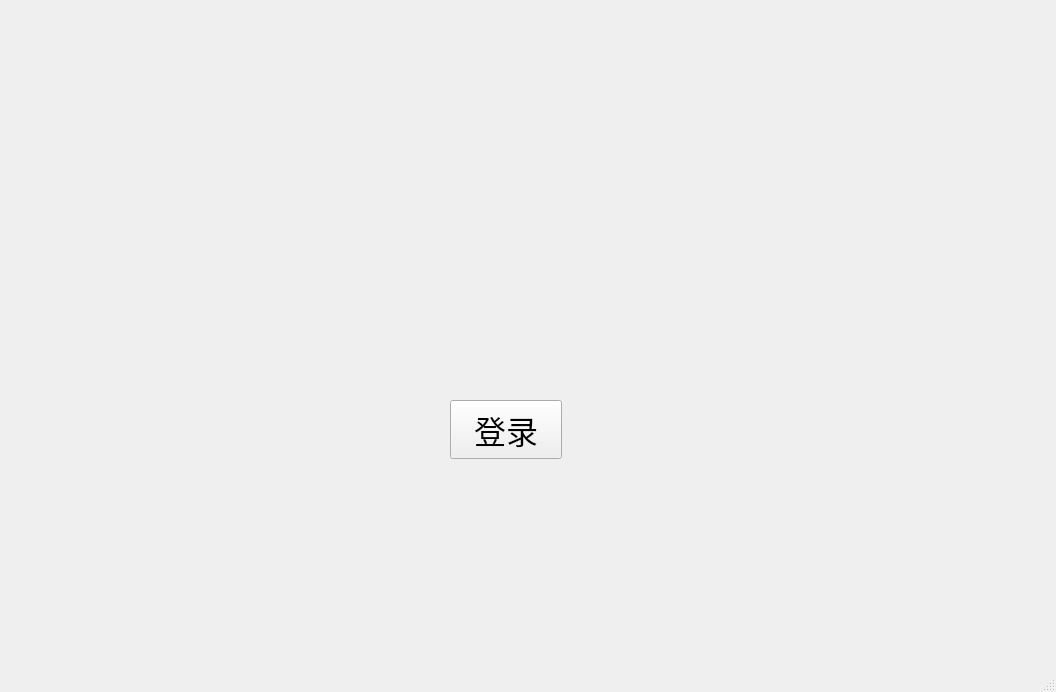
<?xml version="1.0" encoding="UTF-8"?>
<ui version="4.0">
 <class>MainWindow</class>
 <widget class="QMainWindow" name="MainWindow">
  <property name="geometry">
   <rect>
    <x>0</x>
    <y>0</y>
    <width>1056</width>
    <height>692</height>
   </rect>
  </property>
  <property name="font">
   <font>
    <family>等线</family>
   </font>
  </property>
  <property name="windowTitle">
   <string>MainWindow</string>
  </property>
  <widget class="QWidget" name="centralwidget">
   <widget class="QPushButton" name="pushButton">
    <property name="geometry">
     <rect>
      <x>450</x>
      <y>400</y>
      <width>112</width>
      <height>59</height>
     </rect>
    </property>
    <property name="sizePolicy">
     <sizepolicy hsizetype="Fixed" vsizetype="Fixed">
      <horstretch>0</horstretch>
      <verstretch>0</verstretch>
     </sizepolicy>
    </property>
    <property name="font">
     <font>
      <family>楷体</family>
      <pointsize>24</pointsize>
     </font>
    </property>
    <property name="text">
     <string>登录</string>
    </property>
   </widget>
  </widget>
  <widget class="QMenuBar" name="menubar">
   <property name="geometry">
    <rect>
     <x>0</x>
     <y>0</y>
     <width>1056</width>
     <height>25</height>
    </rect>
   </property>
  </widget>
  <widget class="QStatusBar" name="statusbar"/>
 </widget>
 <resources/>
 <connections/>
</ui>
